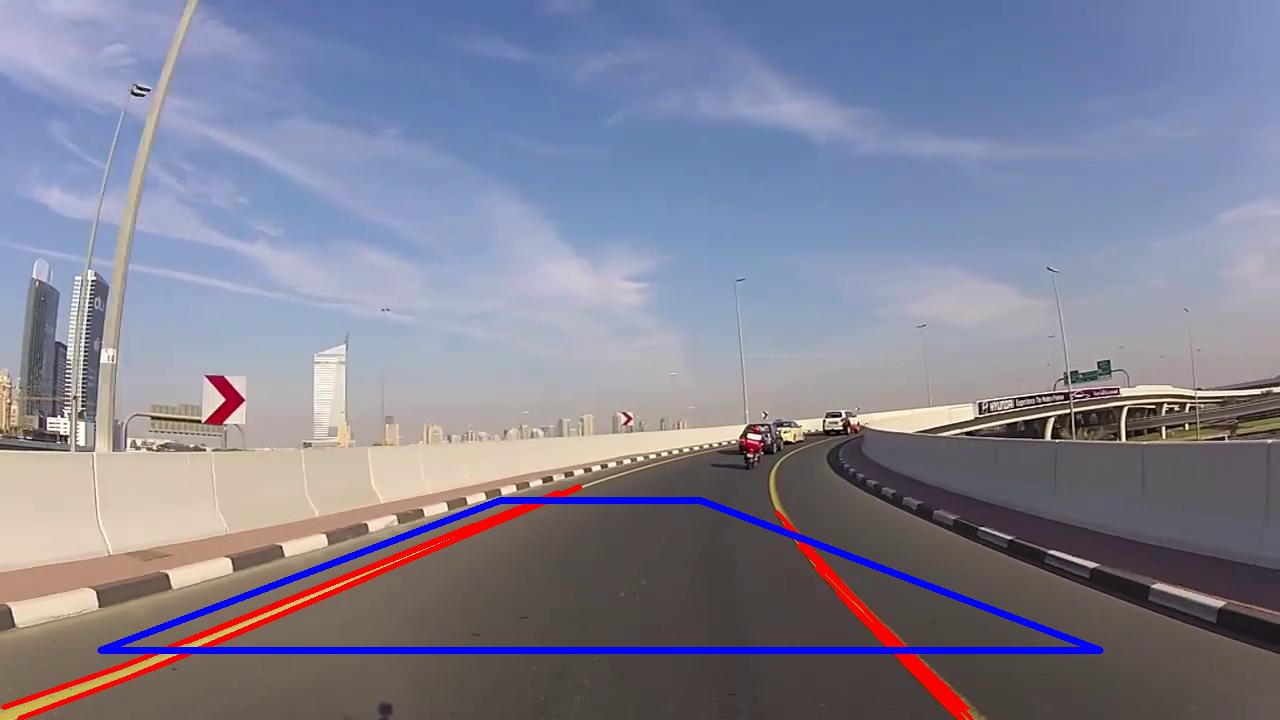
#> input picture frame.jpg, 1280 x 720 px, given in place of road.jpg, which was not available
$ python Project.py
#> lines starting #> are read from the running program, lines starting #| are printed output that depends on the picture; after the words box and inside, x2 and y2 are one past the last pixel; in counts of white or black regions, pixels touching at a corner belong together; pictures that were not available may be replaced by others from this repository, and a replacement may not be noted
from PIL import Image
from PIL import ImageFont
from PIL import ImageDraw
import cv2
import pandas as pd
import numpy as np
import os
import matplotlib.pyplot as plt
import sys
np.set_printoptions(threshold=sys.maxsize)


#高斯模糊
def Gaussian(img):
    kernel_size = 5
    blur = cv2.GaussianBlur(img,(kernel_size,kernel_size),0)
    return blur

#霍夫轉換
def HoughLinesP(img,canny):
    rho = 1     #距離精度
    theta = np.pi/180   #角度精度
    threshold = 50      #累加平面的閾值參數
    lines = cv2.HoughLinesP(canny,rho,theta,threshold,maxLineGap=50,minLineLength=20)
    for line in lines:
        x1,y1,x2,y2 = line[0]
        img_line = cv2.line(img,(x1,y1),(x2,y2),(0,0,255),3)
    return img_line

#ROI感興趣區域
def ROI(canny):
    roi_mask = np.zeros(canny.shape,dtype=np.uint8)
    ROI = np.array([[(0,720),(1280,720),(1280,350),(0,350)]])
    cv2.fillPoly(roi_mask,ROI,255)

    ROI_canny = cv2.bitwise_and(canny,roi_mask)
    return ROI_canny

###=================================================

#-----------------輸出圖片
img = cv2.imread('road.jpg',-1)
#> img is the input picture: shape (720, 1280, 3); mean B, G, R 147.5, 129.3, 129.5
blur = Gaussian(img)
hsv = cv2.cvtColor(blur,cv2.COLOR_BGR2HSV)
#> hsv: shape (720, 1280, 3); mean H, S, V 78.8, 62.9, 159

#遮罩
low_white = np.array([0,0,230])
high_white = np.array([100,30,255])
mask = cv2.inRange(hsv,low_white,high_white)
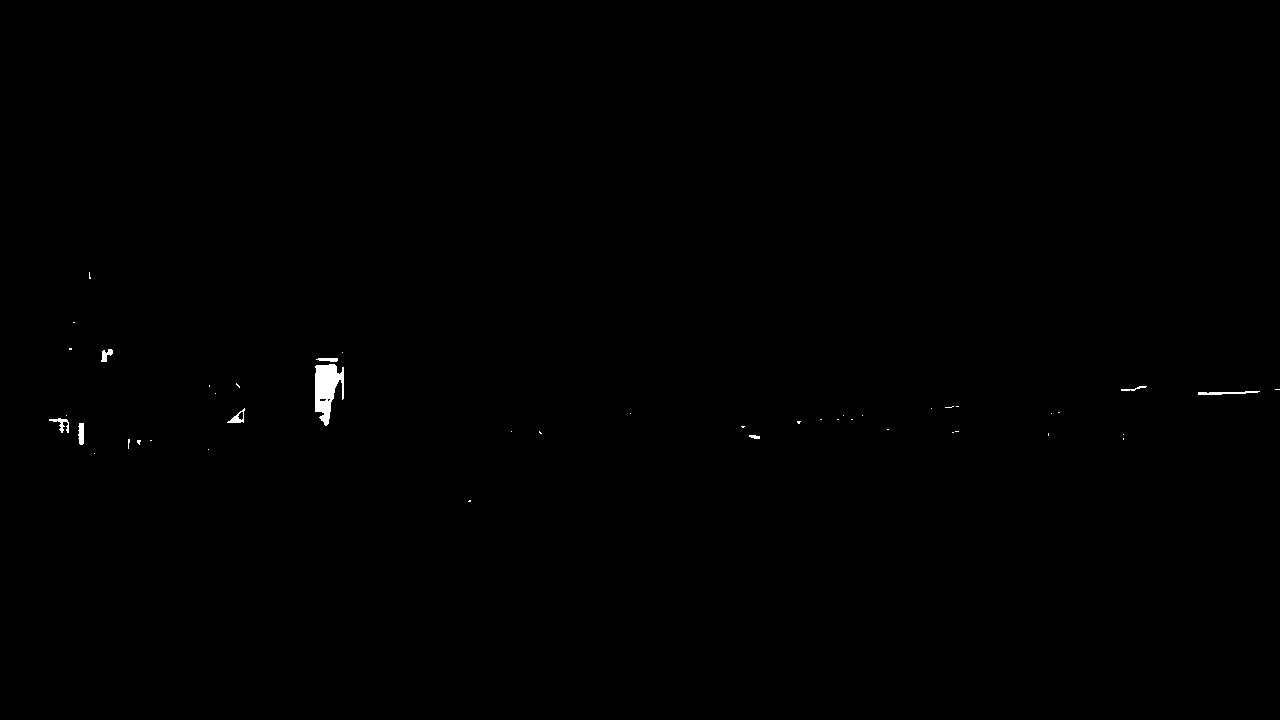
#> mask: shape (720, 1280); 0.21% white; 45 white regions (36 under 20 px), largest, box (x1, y1, x2, y2) and area: (315, 364, 344, 426) 1121, (1198, 391, 1260, 395) 145, (49, 418, 69, 433) 113

canny = cv2.Canny(mask,50,150)
#> canny: shape (720, 1280); 0.1% white in thin lines or dots, all inside (x1, y1, x2, y2) = (49, 271, 1280, 502)

img = HoughLinesP(img,canny)
#> in HoughLinesP, `lines = cv2.HoughLinesP(canny,rho,theta,threshold,maxLineGap=50,minLin..`: lines = [[1199, 391, 1279, 390]]
#> the loop in HoughLinesP, `for line in lines:` made 1 pass

img = cv2.cvtColor(img, cv2.COLOR_BGR2RGB)
blur = cv2.cvtColor(blur, cv2.COLOR_BGR2RGB)
mask = cv2.cvtColor(mask, cv2.COLOR_BGR2RGB)
canny = cv2.cvtColor(canny, cv2.COLOR_BGR2RGB)


plt.figure()
plt.imshow(img,vmin=0,vmax=255)
plt.axis('off')
Image.fromarray(img).save('img1.jpg')

plt.figure()
plt.imshow(blur,vmin=0,vmax=255)
plt.axis('off')
Image.fromarray(blur).save('blur.jpg')

plt.figure()
plt.imshow(mask,vmin=0,vmax=255)
plt.axis('off')
Image.fromarray(mask).save('mask.jpg')

plt.figure()
plt.imshow(canny,vmin=0,vmax=255)
plt.axis('off')
Image.fromarray(canny).save('canny.jpg')


#視角透視轉換
def warp(img):
    img_size = (img.shape[1], img.shape[0])
#> img_size = (1280, 720)
    src = np.float32([[570, 300],[770, 300],[920, 420],[420, 420]])
    dst = np.float32([[200, 0], [1000, 0],[1000, 421],[200, 421]])
    M = cv2.getPerspectiveTransform(src, dst)
    warped = cv2.warpPerspective(img, M, img_size)
    return warped

filename = 'lane.png'
img2 = cv2.imread(filename)
img2 = cv2.cvtColor(img2, cv2.COLOR_BGR2RGB)

warped = warp(img2)

pts = np.array([[570, 300],[770, 300],[920, 420],[420, 420]])
img3 = cv2.polylines(img2,[pts],True,(0,0,255),5)


plt.figure()
plt.imshow(img3,vmin=0,vmax=255)
plt.axis('off')
Image.fromarray(img3).save('img3.jpg')

plt.figure()
plt.imshow(warped,vmin=0,vmax=255)
plt.axis('off')
Image.fromarray(warped).save('warped.jpg')


###================================================
##-------------輸出影片

cap = cv2.VideoCapture('road_car_view_2.mp4')
fig,ax = plt.subplots()

num = 0
while(cap.isOpened()):
    ret,frame = cap.read()

    if(ret == True):

        frame = np.array(frame)
        [h,w,d] = frame.shape
#> h = 720; w = 1280; d = 3

        blur = Gaussian(frame)
        hsv = cv2.cvtColor(blur,cv2.COLOR_BGR2HSV)

        low_yellow = np.array([15,90,140])
        high_yellow = np.array([50,160,255])
        mask = cv2.inRange(hsv,low_yellow,high_yellow)
#> mask: shape (720, 1280); 0.2% white; 35 white regions (29 under 20 px), largest, box (x1, y1, x2, y2) and area: (0, 655, 171, 720) 1064, (189, 593, 320, 646) 359, (770, 472, 786, 516) 161, (6, 406, 11, 423) 62, (0, 407, 2, 423) 31, (0, 386, 6, 391) 20

        canny = cv2.Canny(mask,50,150)
#> canny: shape (720, 1280); 0.1% white in thin lines or dots, all inside (x1, y1, x2, y2) = (0, 385, 1204, 720)

        ROI_canny=ROI(canny)
#> in ROI, `cv2.fillPoly(roi_mask,ROI,255)`:
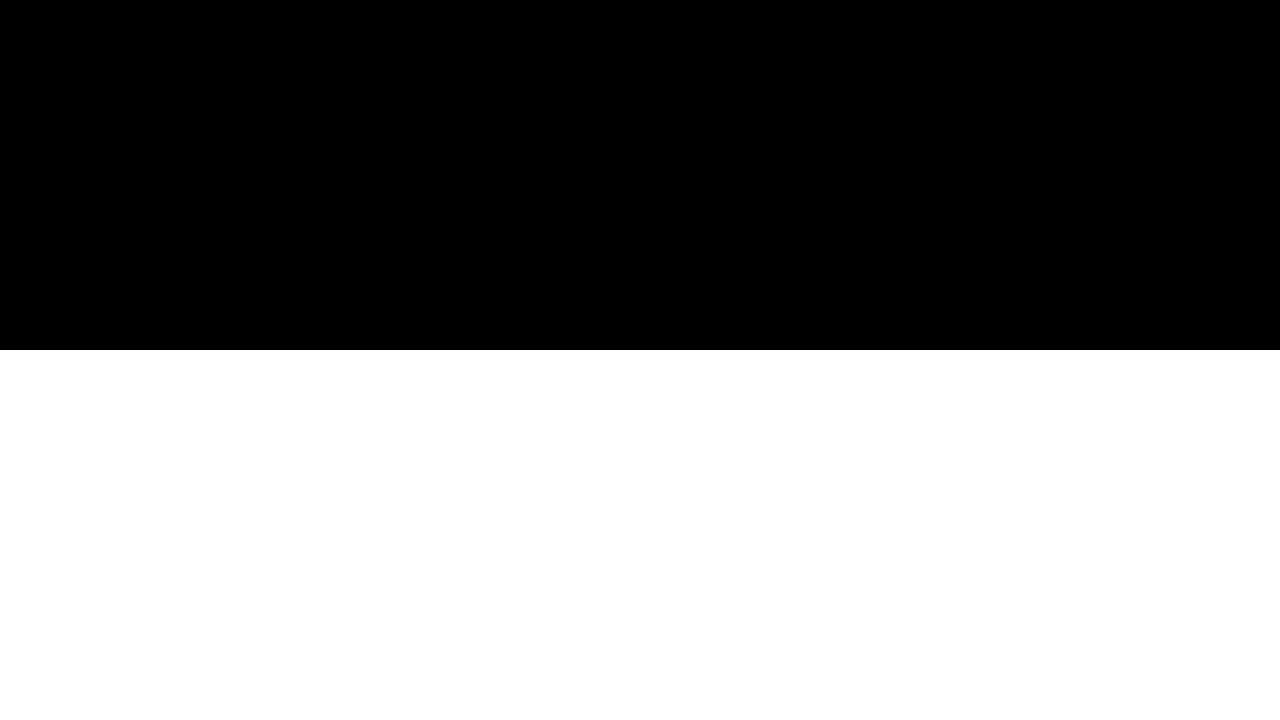
#> roi_mask: shape (720, 1280); 51.4% white; 1 black region, box (x1, y1, x2, y2) and area: (0, 0, 1280, 350) 448000

        ax.cla()
        try:
            frame = HoughLinesP(frame,ROI_canny)
#> in HoughLinesP (call 2), `lines = cv2.HoughLinesP(canny,rho,theta,threshold,maxLineGap=50,minLin..`: lines = [[123, 670, 343, 582], [200, 643, 319, 594], [5, 710, 214, 638], [17, 715, 208, 641]]
#> the loop in HoughLinesP (call 2), `for line in lines:` made 4 passes
#> after the loop in HoughLinesP (call 2), `for line in lines:`:
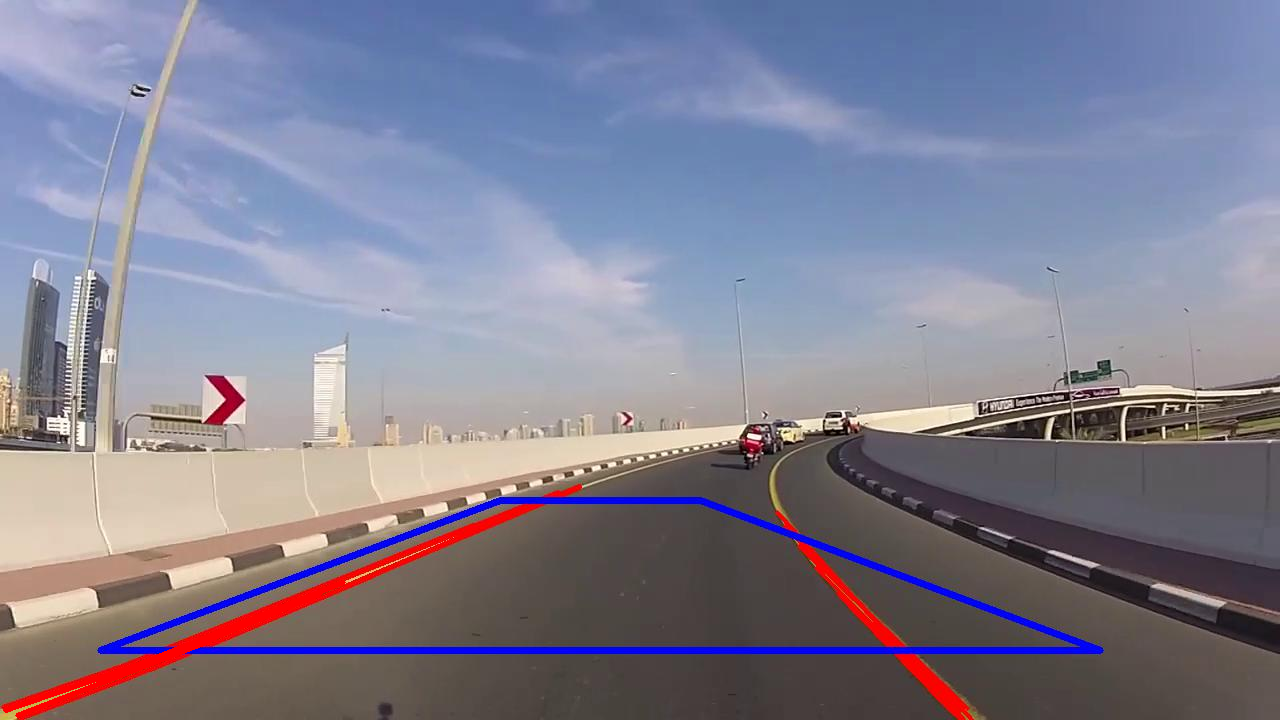
#> img: shape (720, 1280, 3); 0.34% of pixels changed, all inside (x1, y1, x2, y2) = (3, 580, 346, 718)

        except:
            pass

    ###---------------------執行影片時關掉 ---------------------

        frame = cv2.cvtColor(frame, cv2.COLOR_BGR2RGB)
        pts = np.array([[500, 500],[700, 500],[1100, 650],[100, 650]])
        frame = cv2.polylines(frame,[pts],True,(0,0,255),5)
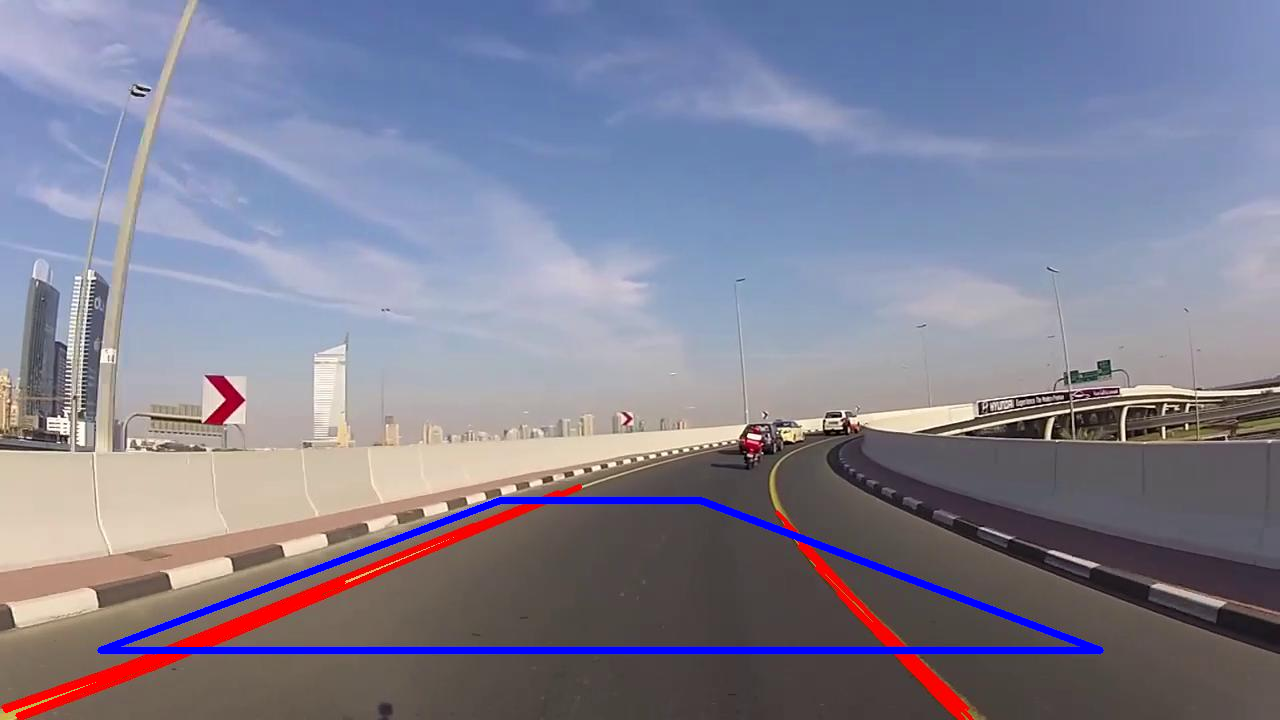
#> frame: shape (720, 1280, 3); mean R, G, B 129.5, 128.8, 147.8
        plt.axis('off')
        ax.imshow(frame)
        plt.savefig('OutFig/Out_'+str(num)+'.jpg')  #建一個Outfig資料夾

        num = num+1;
    else:

        break

    # [32 lines of commented-out code are left out]


cap.release()
cv2.destroyAllWindows()
